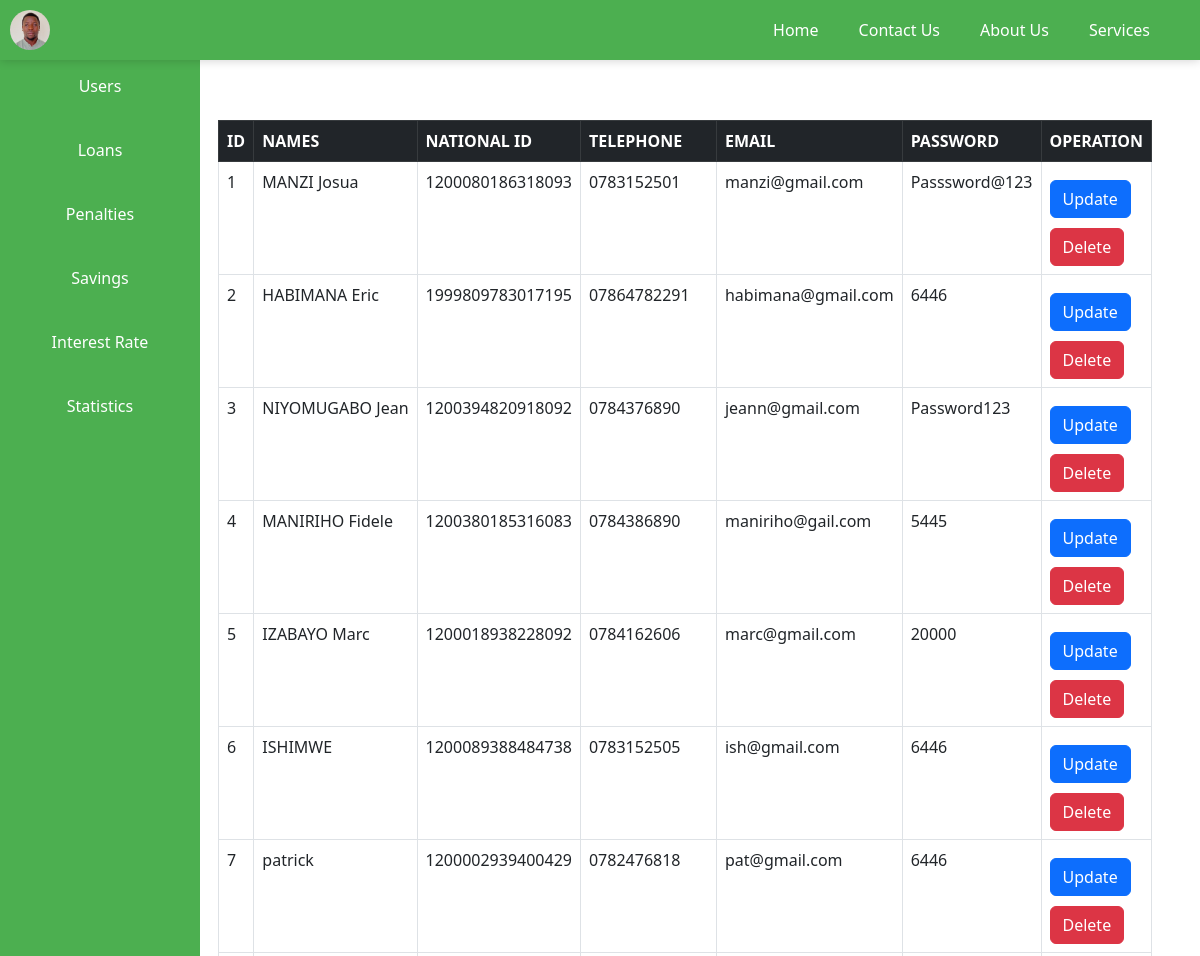
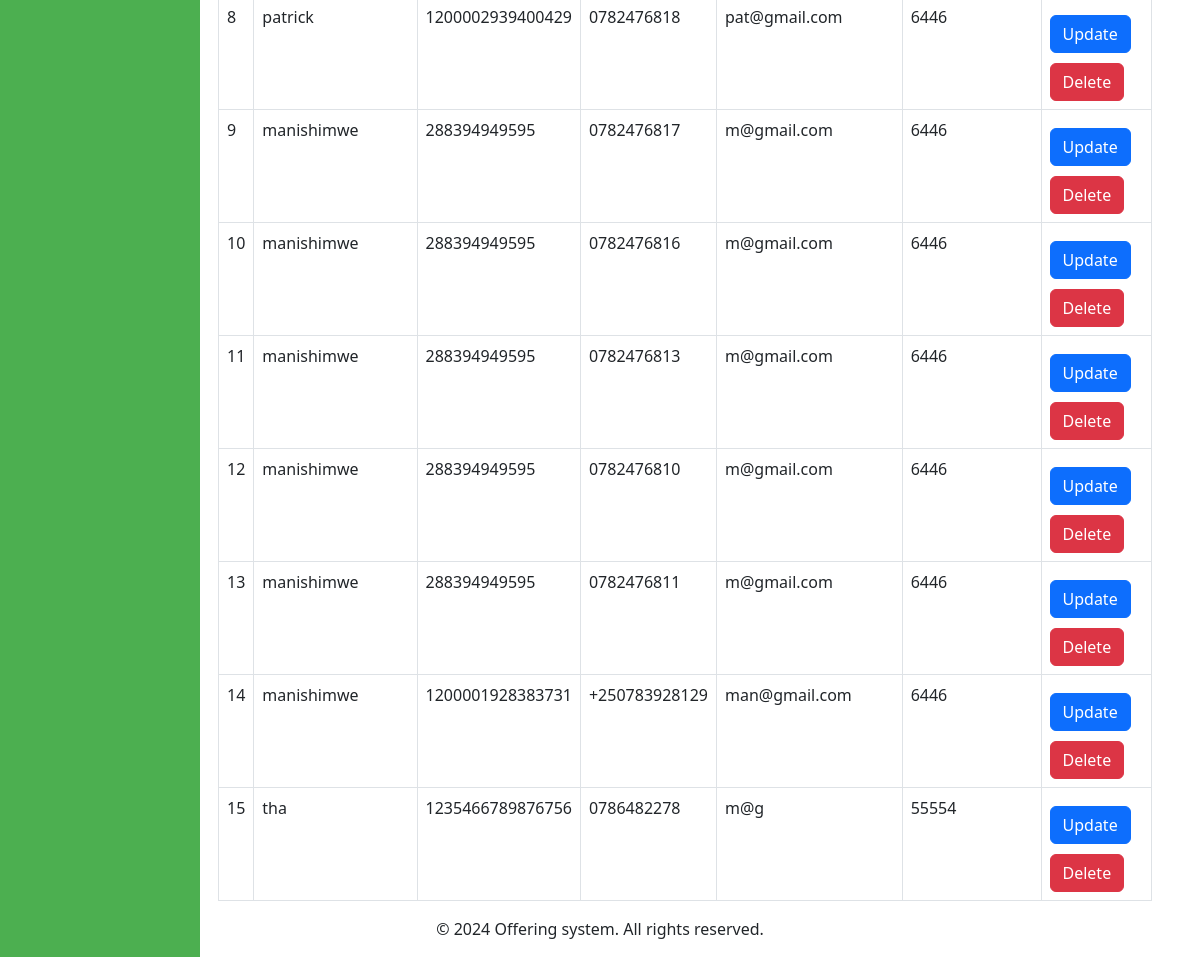
Screenshot of /select-all.php with the database file from the repository (2 pictures, top to bottom).
### tables this page shows
CREATE TABLE `members` (
  `MemberId` int(11) NOT NULL,
  `names` varchar(50) NOT NULL,
  `national_identity` varchar(16) NOT NULL,
  `telephone` varchar(13) NOT NULL,
  `email` varchar(100) NOT NULL,
  `password` varchar(100) NOT NULL
);

### select-all.php (the view, shortened to what this page needs)
<!DOCTYPE html>
<html lang="en">
<head>
    <link href="https://cdn.jsdelivr.net/npm/bootstrap@5.3.0-alpha1/dist/css/bootstrap.min.css" rel="stylesheet">
</head>
<body>
    <?php
    include "header.php";
    include 'navigation.php';
    $select_query = "SELECT * FROM members";
    $statement = $conn->prepare($select_query);
    $statement->execute();
    $members = $statement->fetchAll(PDO::FETCH_ASSOC);
    ?>
    <div class="container">
        <div class="row">
            <div class="col-lg-10 center-table">
                <table class="table table-bordered">
                    <thead class="table-dark">
                        <tr>
                            <th>ID</th>
                            <th>NAMES</th>
                            <th>NATIONAL ID</th>
                            <th>TELEPHONE</th>
                            <th>EMAIL</th>
                            <th>PASSWORD</th>
                            <th>OPERATION</th>
                        </tr>
                    </thead>
                    <tbody>
                        <?php foreach ($members as $row): ?>
                            <tr>
                                <td><?php echo $row['MemberId']; ?></td>
                                <td class="values" ><?php echo $row['names']; ?></td>
                                <td><?php echo $row['national_identity']; ?></td>
                                <td><?php echo $row['telephone']; ?></td>
                                <td><?php echo $row['email']; ?></td>
                                <td><?php echo $row['password']; ?></td>
                                <td>
                                    <button class="btn btn-primary"><a href="update.php?updateid=<?php echo $row['MemberId']; ?>" class="operation">Update</a></button>
                                    <button class="btn btn-danger"><a href="delete.php?deleteid=<?php echo $row['MemberId']; ?>" class="operation">Delete</a></button>
                                </td>
                            </tr>
                        <?php endforeach; ?>
                    </tbody>
                </table>
            </div>
        </div>
    </div>
</body>
<?php include 'footer.php';?>
</html>

### header.php (shortened to what this page needs)
<!DOCTYPE html>
<html lang="en">
<head>
</head>
<body>
<header>
    <div class="avatar">
        <img src="profile.jpg" alt="Avatar">
    </div>
    <nav>
        <ul>
            <li><a href="../index.php">Home</a></li>
            <li><a href="../contact_us.php">Contact Us</a></li>
            <li><a href="../about_us.php">About Us</a></li>
            <li><a href="../services.php">Services</a></li>
        </ul>
    </nav>
</header>
</body>
</html>

### navigation.php (shortened to what this page needs)
<!DOCTYPE html>
<html lang="en">
<head>
</head>
<body>
<aside>
    <nav>
        <ul>
            <li>
                <a href="#">Users</a>
            </li>
            <li>
                <a href="#">Loans</a>
            </li>
            <li>
                <a href="#">Penalties</a>
            </li>
            <li>
                <a href="#">Savings</a>
            </li>
            <li><a href="../saving/interest_calculation.php">Interest Rate</a></li>
            <li>
                <a href="#">Statistics</a>
            </li>
        </ul>
    </nav>
</aside>
</body>
</html>

### footer.php
<footer style="text-align:center;">
    <p>&copy; <?php echo date("Y"); ?> Offering system. All rights reserved.</p>
</footer>

### select-all.php (style rules this page uses)
.operation { color: white; text-decoration: none; }
.center-table { margin: 0 auto; margin-top: 30px; margin-right: 14px; }
button { margin-top: 10px; width: auto; }
tbody tr td.values { max-width: 200px; overflow: hidden; text-overflow: ellipsis; white-space: nowrap; }
.container { margin-top: 90px; }

### header.php (style rules this page uses)
header { background-color: #4CAF50; color: white; padding: 10px; display: flex; justify-content: space-between; align-items: center; position: fixed; top: 0; width: 100%; z-index: 1000; box-shadow: 0 0 10px rgba(0, 0, 0, 0.2); }
header .avatar { margin-right: auto; }
header .avatar img { width: 40px; height: 40px; border-radius: 50%; }
header ul { list-style-type: none; margin: 0; padding: 0; display: flex; }
header ul li { margin-right: 40px; }
header ul li a { color: white; text-decoration: none; }

### navigation.php (style rules this page uses)
aside { background-color: #4CAF50; color: white; width: 200px; position: fixed; top: 0; left: 0; height: 100%; padding-top: 54px; }
aside nav ul { padding: 0; margin: 0; list-style: none; }
aside nav ul li { padding: 10px 0; position: relative; }
aside nav ul li a { color: white; text-decoration: none; display: block; padding: 10px; text-align: center; }

### rows the page displays
members: MemberId "1", names "MANZI Josua", national_identity "1200080186318093", telephone "0783152501", email "manzi@gmail.com", password "Passsword@123"
members: MemberId "2", names "HABIMANA Eric", national_identity "1999809783017195", telephone "07864782291", email "habimana@gmail.com", password "6446"
members: MemberId "3", names "NIYOMUGABO Jean", national_identity "1200394820918092", telephone "0784376890", email "jeann@gmail.com", password "Password123"
members: MemberId "4", names "MANIRIHO Fidele", national_identity "1200380185316083", telephone "0784386890", email "maniriho@gail.com", password "5445"
members: MemberId "5", names "IZABAYO Marc", national_identity "1200018938228092", telephone "0784162606", email "marc@gmail.com", password "20000"
members: MemberId "6", names "ISHIMWE", national_identity "1200089388484738", telephone "0783152505", email "ish@gmail.com", password "6446"
members: MemberId "7", names "patrick", national_identity "1200002939400429", telephone "0782476818", email "pat@gmail.com", password "6446"
members: MemberId "8", names "patrick", national_identity "1200002939400429", telephone "0782476818", email "pat@gmail.com", password "6446"
members: MemberId "9", names "manishimwe", national_identity "288394949595", telephone "0782476817", email "m@gmail.com", password "6446"
members: MemberId "10", names "manishimwe", national_identity "288394949595", telephone "0782476816", email "m@gmail.com", password "6446"
members: MemberId "11", names "manishimwe", national_identity "288394949595", telephone "0782476813", email "m@gmail.com", password "6446"
members: MemberId "12", names "manishimwe", national_identity "288394949595", telephone "0782476810", email "m@gmail.com", password "6446"
members: MemberId "13", names "manishimwe", national_identity "288394949595", telephone "0782476811", email "m@gmail.com", password "6446"
members: MemberId "14", names "manishimwe", national_identity "1200001928383731", telephone "+250783928129", email "man@gmail.com", password "6446"
members: MemberId "15", names "tha", national_identity "1235466789876756", telephone "0786482278", email "m@g", password "55554"
